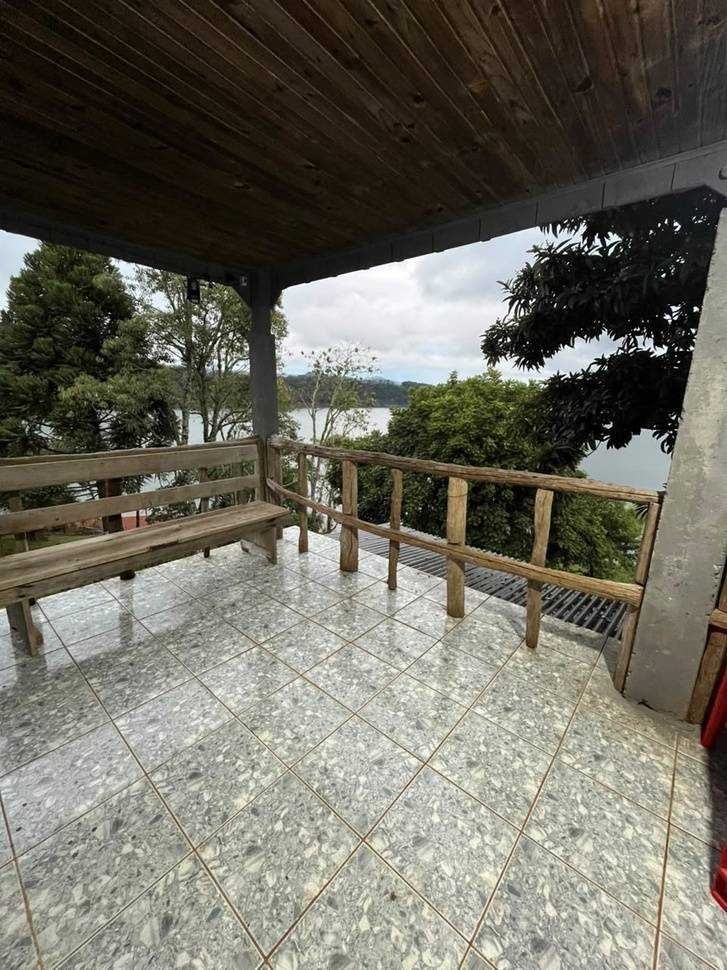
#> input picture assets/images/WhatsApp Image 2026-06-19 at 09.41.40 (1).jpeg, 727 x 970 px, shrunk from 960 x 1280 before the run
$ python unify_bg.py 'assets/images/WhatsApp Image 2026-06-19 at 09.41.40 (1).jpeg' 'assets/images/WhatsApp Image 2026-06-19 at 09.41.40 (2).jpeg'
#> lines starting #> are read from the running program, lines starting #| are printed output that depends on the picture; after the words box and inside, x2 and y2 are one past the last pixel; in counts of white or black regions, pixels touching at a corner belong together
from PIL import Image
import numpy as np
import sys

def unify_background(input_path, output_path):
    print(f"Processing {input_path}...")
    try:
        # Load image and ensure RGB
        img = Image.open(input_path).convert('RGB')
#> img is the input picture: PIL image 727x970 RGB; mean R, G, B 109.3, 107.5, 95.8
        data = np.array(img)

        # Define the target hex color #060a13
        target_color = [6, 10, 19]

        # Define a tolerance for what is considered "background"
        # We look for very dark pixels (e.g. R<15, G<15, B<25)
        # Or we can just calculate color distance. Let's use simple thresholding.
        r, g, b = data[:,:,0], data[:,:,1], data[:,:,2]
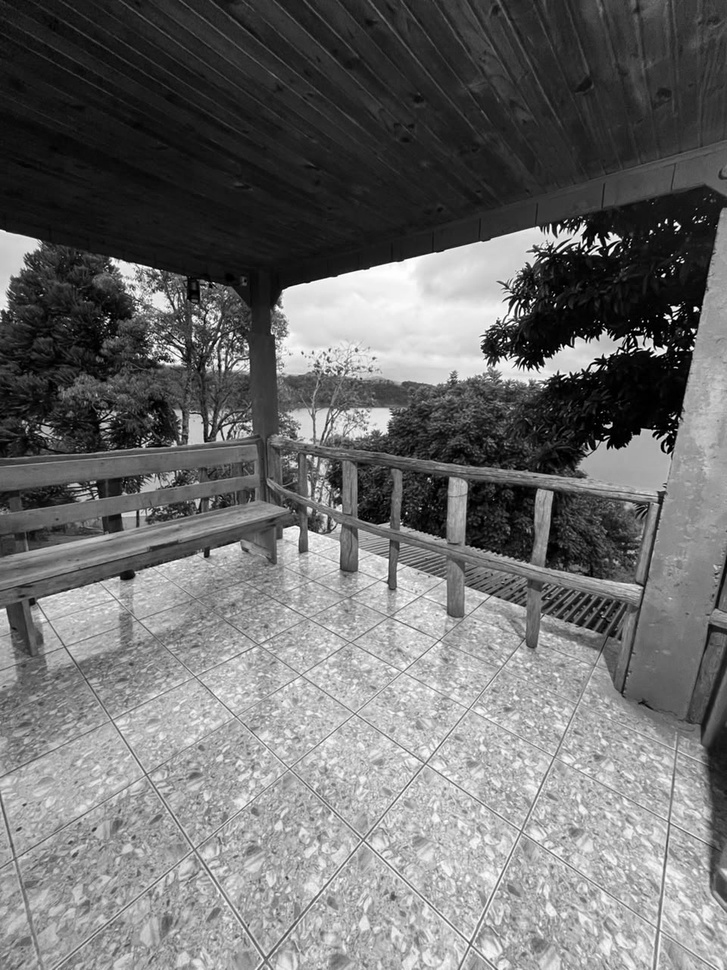
#> r: shape (970, 727); min 0, max 255, mean 109.3
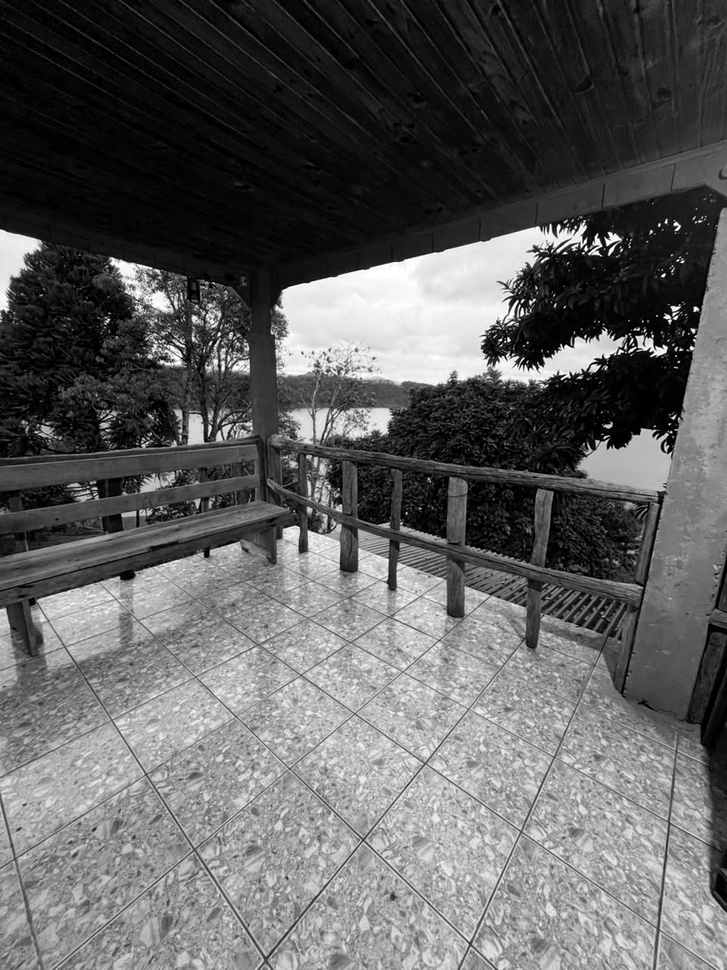
#> b: shape (970, 727); min 0, max 255, mean 95.8
        mask = (r < 20) & (g < 25) & (b < 35)
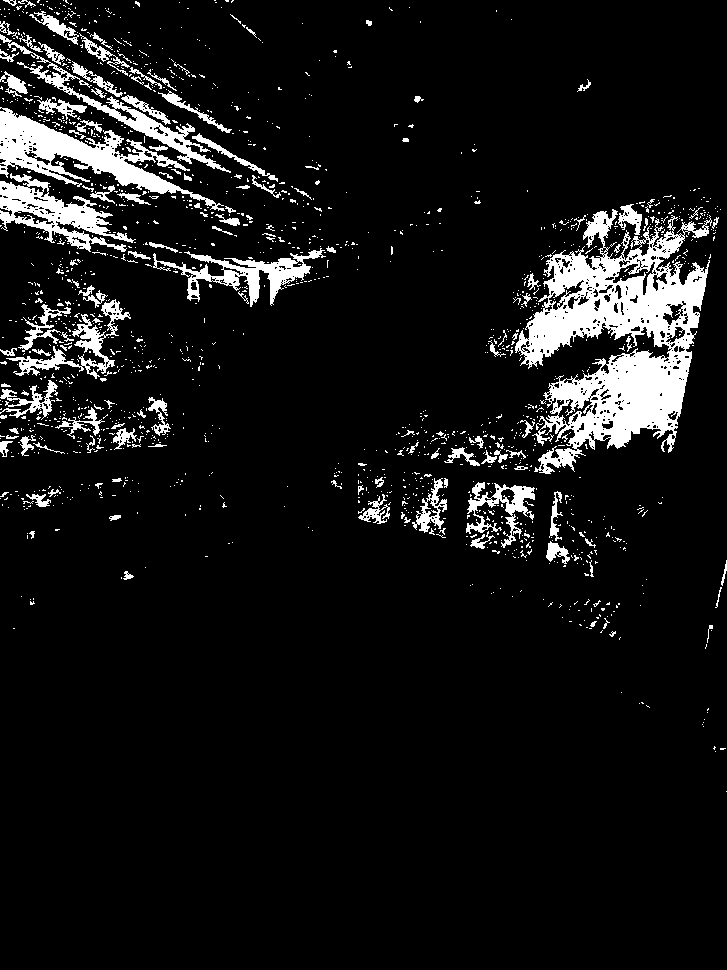
#> mask: shape (970, 727) bool; 8.5% white; 1581 white regions (1447 under 20 px), largest, box (x1, y1, x2, y2) and area: (515, 209, 712, 474) 22793, (0, 107, 225, 211) 6398, (0, 173, 136, 252) 3869

        # Apply target color to the background mask
        data[mask] = target_color
#> data: shape (970, 727, 3); 8.48% of pixels changed, all inside (x1, y1, x2, y2) = (0, 0, 727, 792)

        # Save the result
        result = Image.fromarray(data)
        result.save(output_path)
        print(f"Successfully unified background to #060a13 for {output_path}")
    except Exception as e:
        print(f"Error processing image: {e}")
        sys.exit(1)

if __name__ == "__main__":
    if len(sys.argv) != 3:
        print("Usage: python unify_bg.py <input> <output>")
        sys.exit(1)
    unify_background(sys.argv[1], sys.argv[2])

$ run again, on assets/images/WhatsApp Image 2026-06-19 at 09.41.40 (3).jpeg
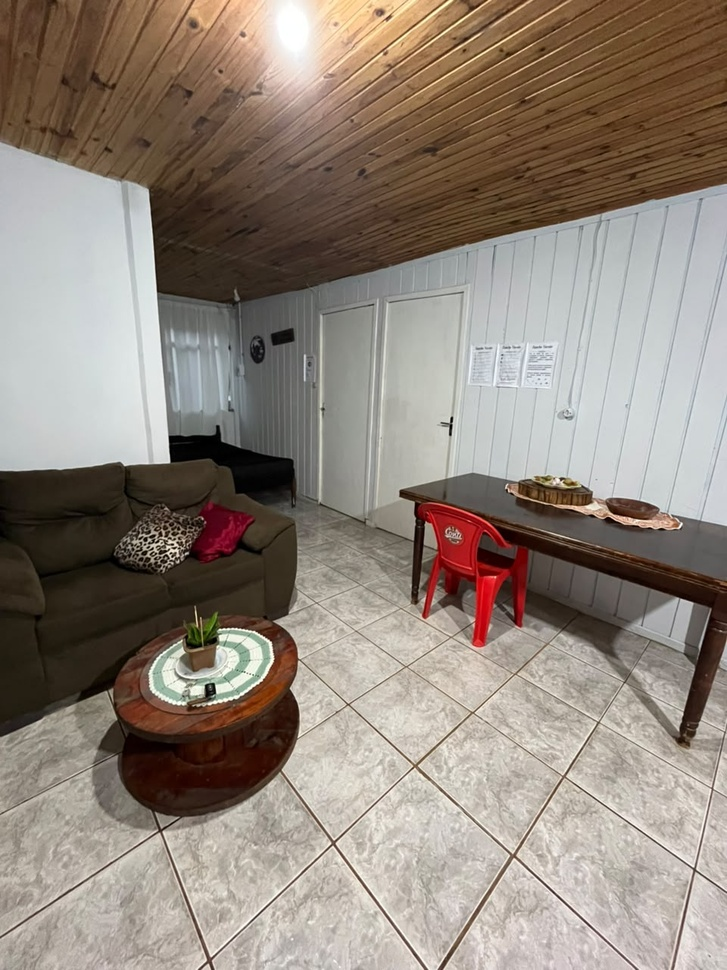
#> input picture assets/images/WhatsApp Image 2026-06-19 at 09.41.40 (3).jpeg, 727 x 970 px, shrunk from 960 x 1280 before the run
#> in unify_background, img is the input picture: PIL image 727x970 RGB; mean R, G, B 145.1, 133.5, 122.9
#> in unify_background, `r, g, b = data[:,:,0], data[:,:,1], data[:,:,2]`:
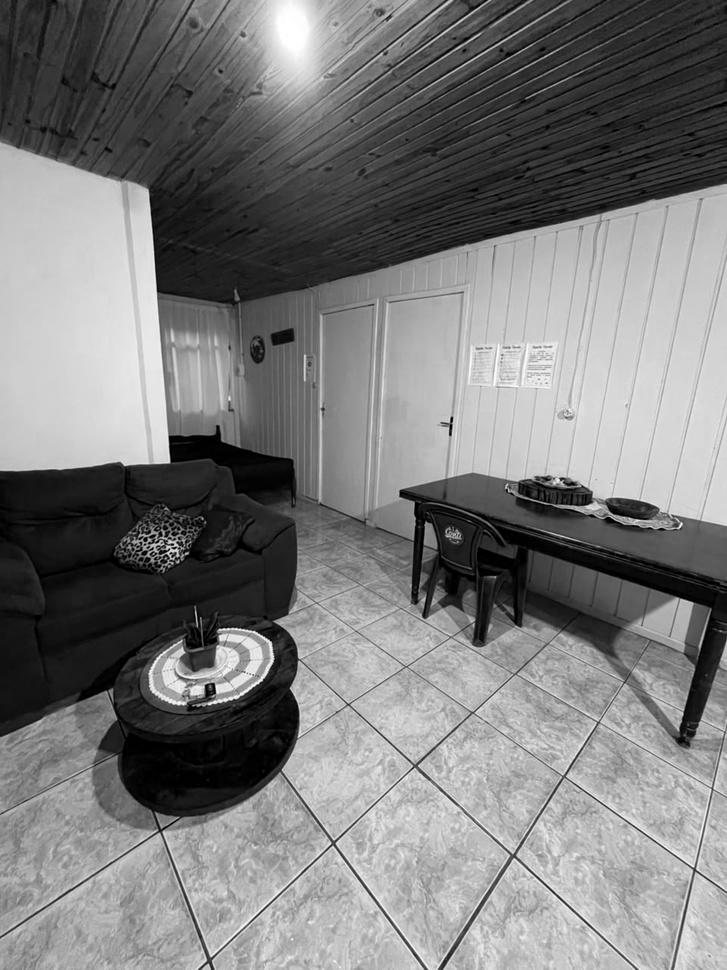
#> b: shape (970, 727); min 0, max 255, mean 122.9
#> in unify_background, `mask = (r < 20) & (g < 25) & (b < 35)`:
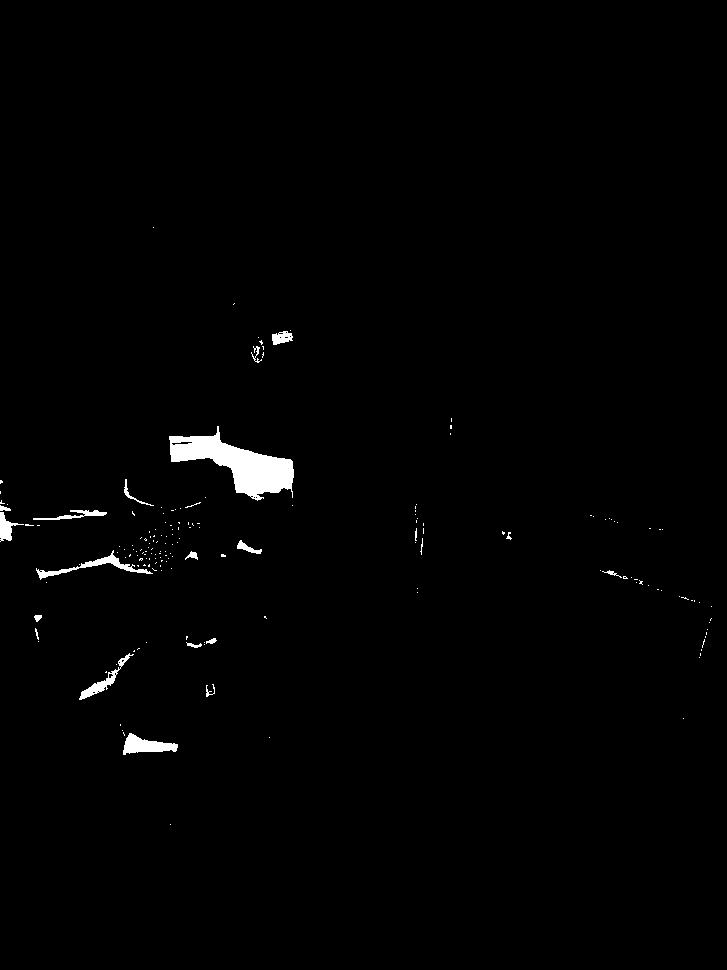
#> mask: shape (970, 727) bool; 1% white; 176 white regions (154 under 20 px), largest, box (x1, y1, x2, y2) and area: (169, 426, 294, 501) 3869, (123, 733, 178, 755) 647, (36, 550, 153, 580) 596
#> data: shape (970, 727, 3); 1.05% of pixels changed, all inside (x1, y1, x2, y2) = (0, 227, 712, 825)

$ run again, on assets/images/WhatsApp Image 2026-06-19 at 09.41.41 (1).jpeg
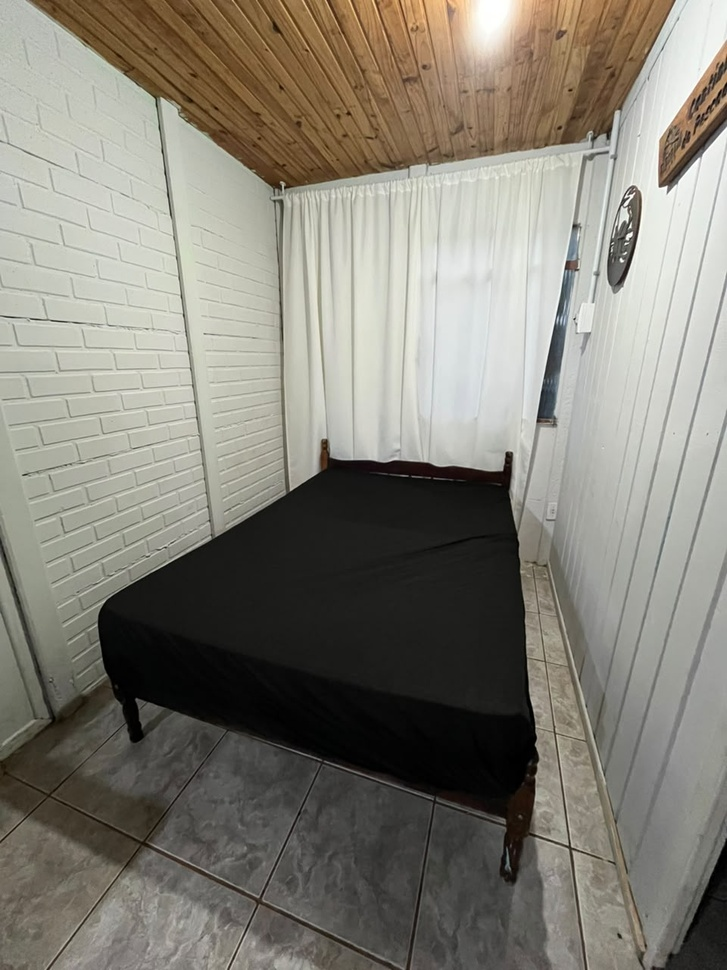
#> input picture assets/images/WhatsApp Image 2026-06-19 at 09.41.41 (1).jpeg, 727 x 970 px, shrunk from 960 x 1280 before the run
#> in unify_background, img is the input picture: PIL image 727x970 RGB; mean R, G, B 132.2, 128.7, 118.7
#> in unify_background, `r, g, b = data[:,:,0], data[:,:,1], data[:,:,2]`:
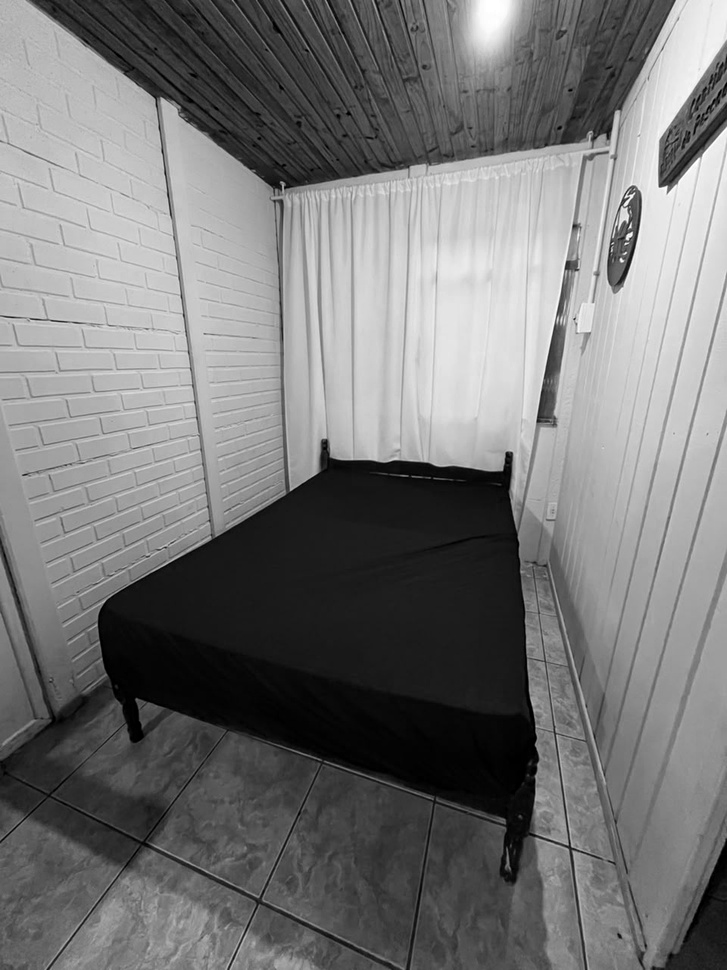
#> b: shape (970, 727); min 0, max 255, mean 118.7
#> in unify_background, `mask = (r < 20) & (g < 25) & (b < 35)`:
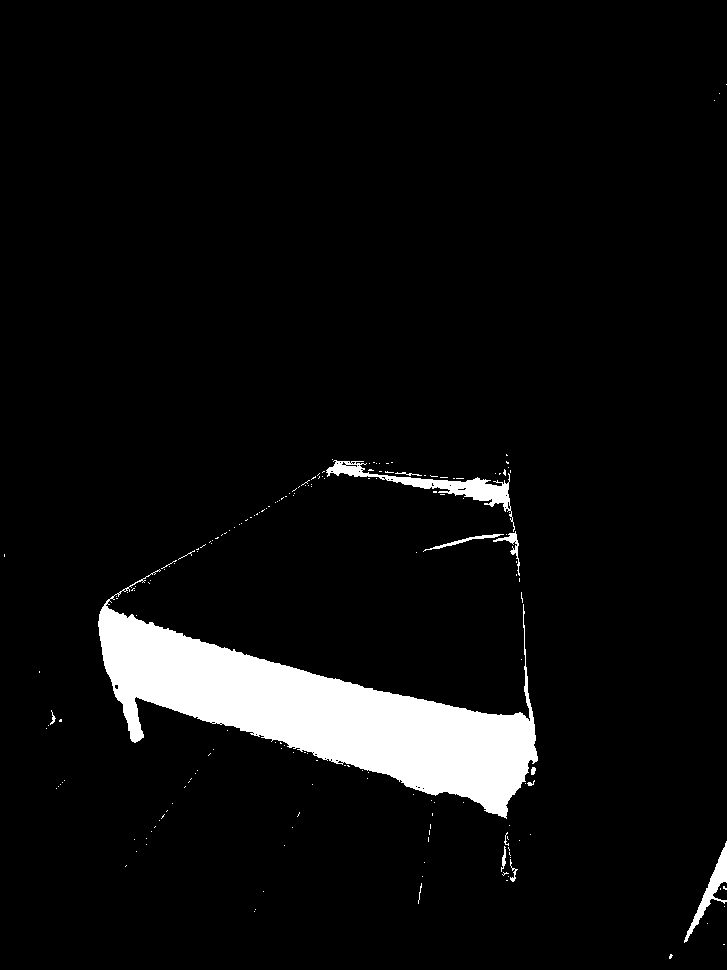
#> mask: shape (970, 727) bool; 5.8% white; 183 white regions (169 under 20 px), largest, box (x1, y1, x2, y2) and area: (98, 569, 538, 819) 36546, (326, 460, 515, 532) 2173, (684, 841, 727, 943) 884
#> data: shape (970, 727, 3); 5.78% of pixels changed, all inside (x1, y1, x2, y2) = (4, 84, 727, 959)

$ run again, on assets/images/WhatsApp Image 2026-06-19 at 09.41.41 (2).jpeg
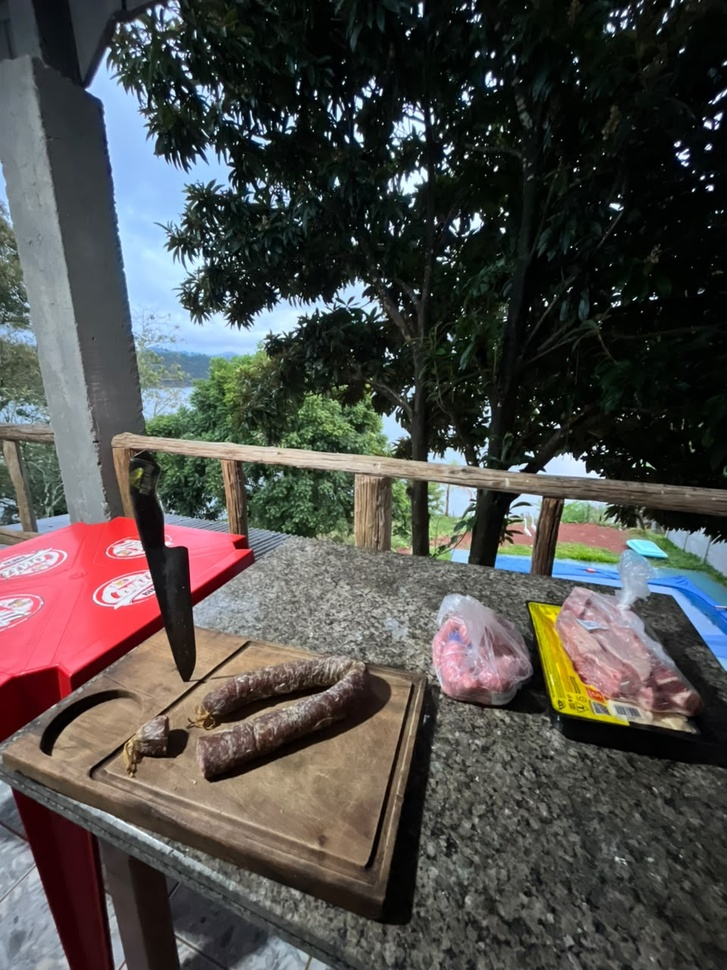
#> input picture assets/images/WhatsApp Image 2026-06-19 at 09.41.41 (2).jpeg, 727 x 970 px, shrunk from 960 x 1280 before the run
#> in unify_background, img is the input picture: PIL image 727x970 RGB; mean R, G, B 78.3, 76.2, 73.4
#> in unify_background, `r, g, b = data[:,:,0], data[:,:,1], data[:,:,2]`:
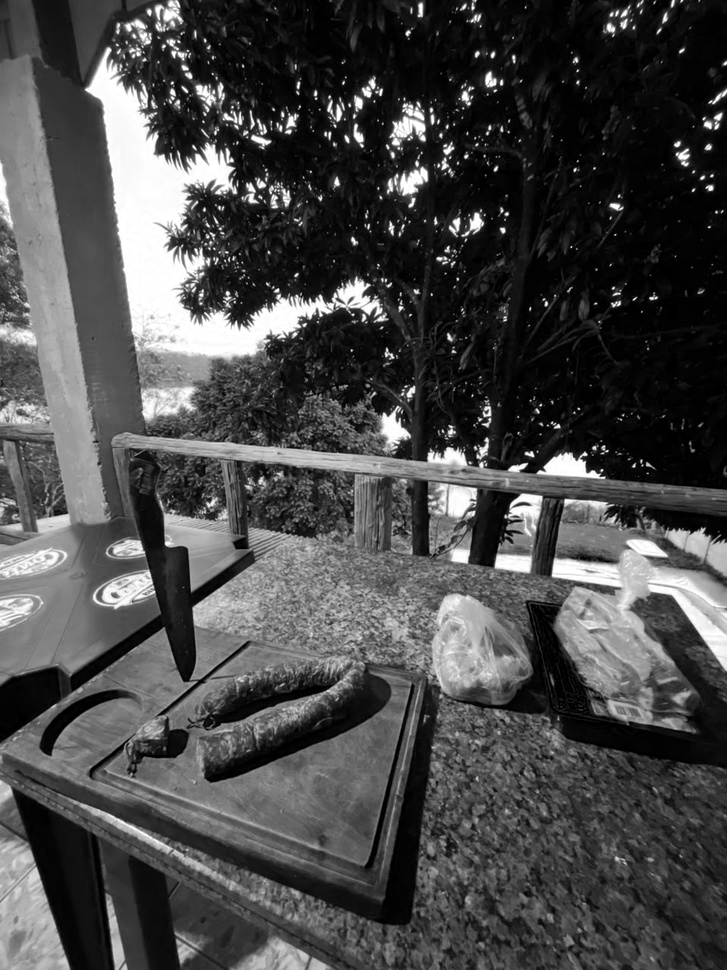
#> b: shape (970, 727); min 0, max 255, mean 73.4
#> in unify_background, `mask = (r < 20) & (g < 25) & (b < 35)`:
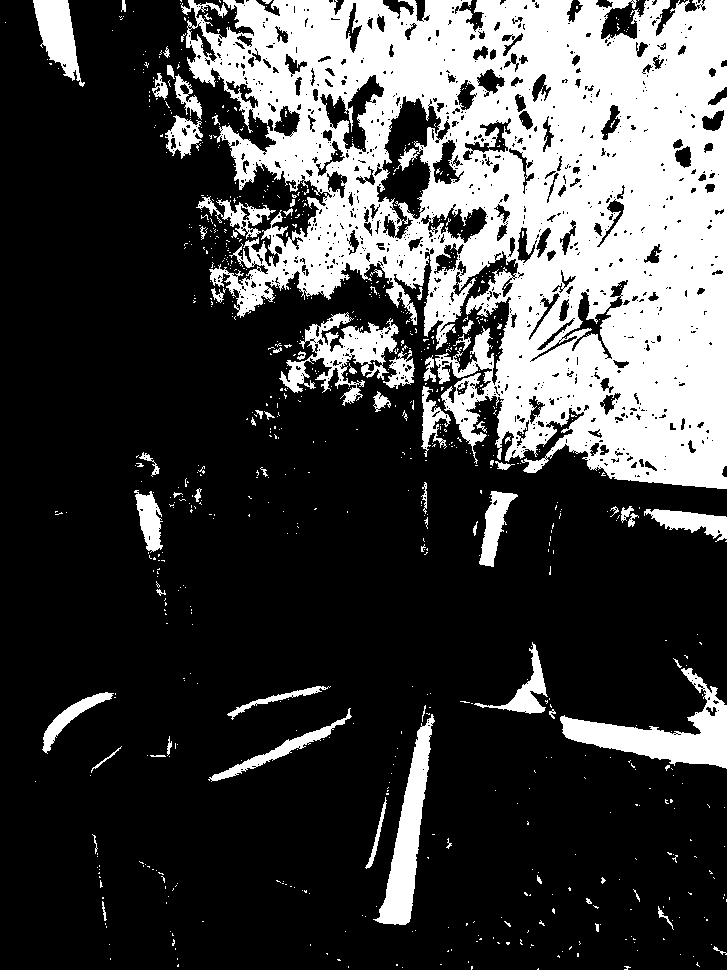
#> mask: shape (970, 727) bool; 26.7% white; 820 white regions (747 under 20 px), largest, box (x1, y1, x2, y2) and area: (181, 0, 727, 489) 155562, (560, 668, 727, 769) 5702, (373, 714, 435, 925) 4453
